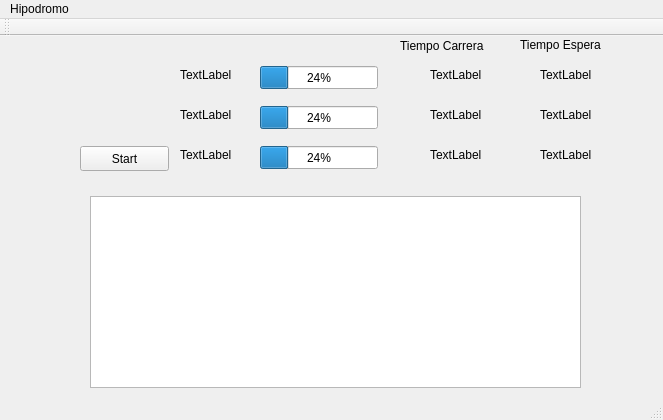
<?xml version="1.0" encoding="UTF-8"?>
<ui version="4.0">
 <class>MainWindow</class>
 <widget class="QMainWindow" name="MainWindow">
  <property name="geometry">
   <rect>
    <x>0</x>
    <y>0</y>
    <width>663</width>
    <height>420</height>
   </rect>
  </property>
  <property name="windowTitle">
   <string>MainWindow</string>
  </property>
  <widget class="QWidget" name="centralWidget">
   <widget class="QProgressBar" name="recorrido2">
    <property name="geometry">
     <rect>
      <x>260</x>
      <y>70</y>
      <width>118</width>
      <height>23</height>
     </rect>
    </property>
    <property name="value">
     <number>24</number>
    </property>
   </widget>
   <widget class="QLabel" name="label_4">
    <property name="geometry">
     <rect>
      <x>400</x>
      <y>0</y>
      <width>111</width>
      <height>20</height>
     </rect>
    </property>
    <property name="text">
     <string>Tiempo Carrera</string>
    </property>
   </widget>
   <widget class="QLabel" name="nombre3">
    <property name="geometry">
     <rect>
      <x>180</x>
      <y>110</y>
      <width>67</width>
      <height>17</height>
     </rect>
    </property>
    <property name="text">
     <string>TextLabel</string>
    </property>
   </widget>
   <widget class="QListWidget" name="listWidget">
    <property name="geometry">
     <rect>
      <x>90</x>
      <y>160</y>
      <width>491</width>
      <height>192</height>
     </rect>
    </property>
   </widget>
   <widget class="QLabel" name="TC2">
    <property name="geometry">
     <rect>
      <x>430</x>
      <y>70</y>
      <width>67</width>
      <height>17</height>
     </rect>
    </property>
    <property name="text">
     <string>TextLabel</string>
    </property>
   </widget>
   <widget class="QLabel" name="nombre1">
    <property name="geometry">
     <rect>
      <x>180</x>
      <y>30</y>
      <width>67</width>
      <height>17</height>
     </rect>
    </property>
    <property name="text">
     <string>TextLabel</string>
    </property>
   </widget>
   <widget class="QLabel" name="TD3">
    <property name="geometry">
     <rect>
      <x>540</x>
      <y>110</y>
      <width>67</width>
      <height>17</height>
     </rect>
    </property>
    <property name="text">
     <string>TextLabel</string>
    </property>
   </widget>
   <widget class="QProgressBar" name="recorrido1">
    <property name="geometry">
     <rect>
      <x>260</x>
      <y>30</y>
      <width>118</width>
      <height>23</height>
     </rect>
    </property>
    <property name="value">
     <number>24</number>
    </property>
   </widget>
   <widget class="QPushButton" name="pushButton">
    <property name="geometry">
     <rect>
      <x>80</x>
      <y>110</y>
      <width>89</width>
      <height>25</height>
     </rect>
    </property>
    <property name="text">
     <string>Start</string>
    </property>
   </widget>
   <widget class="QLabel" name="label_5">
    <property name="geometry">
     <rect>
      <x>520</x>
      <y>0</y>
      <width>101</width>
      <height>17</height>
     </rect>
    </property>
    <property name="text">
     <string>Tiempo Espera</string>
    </property>
   </widget>
   <widget class="QLabel" name="nombre2">
    <property name="geometry">
     <rect>
      <x>180</x>
      <y>70</y>
      <width>67</width>
      <height>17</height>
     </rect>
    </property>
    <property name="text">
     <string>TextLabel</string>
    </property>
   </widget>
   <widget class="QLabel" name="TD2">
    <property name="geometry">
     <rect>
      <x>540</x>
      <y>70</y>
      <width>67</width>
      <height>17</height>
     </rect>
    </property>
    <property name="text">
     <string>TextLabel</string>
    </property>
   </widget>
   <widget class="QLabel" name="TD1">
    <property name="geometry">
     <rect>
      <x>540</x>
      <y>30</y>
      <width>67</width>
      <height>17</height>
     </rect>
    </property>
    <property name="text">
     <string>TextLabel</string>
    </property>
   </widget>
   <widget class="QLabel" name="TC1">
    <property name="geometry">
     <rect>
      <x>430</x>
      <y>30</y>
      <width>67</width>
      <height>17</height>
     </rect>
    </property>
    <property name="text">
     <string>TextLabel</string>
    </property>
   </widget>
   <widget class="QLabel" name="TC3">
    <property name="geometry">
     <rect>
      <x>430</x>
      <y>110</y>
      <width>67</width>
      <height>17</height>
     </rect>
    </property>
    <property name="text">
     <string>TextLabel</string>
    </property>
   </widget>
   <widget class="QProgressBar" name="recorrido3">
    <property name="geometry">
     <rect>
      <x>260</x>
      <y>110</y>
      <width>118</width>
      <height>23</height>
     </rect>
    </property>
    <property name="value">
     <number>24</number>
    </property>
   </widget>
  </widget>
  <widget class="QMenuBar" name="menuBar">
   <property name="geometry">
    <rect>
     <x>0</x>
     <y>0</y>
     <width>663</width>
     <height>22</height>
    </rect>
   </property>
   <widget class="QMenu" name="menuHipodromo">
    <property name="title">
     <string>Hipodromo</string>
    </property>
   </widget>
   <addaction name="menuHipodromo"/>
  </widget>
  <widget class="QToolBar" name="mainToolBar">
   <attribute name="toolBarArea">
    <enum>TopToolBarArea</enum>
   </attribute>
   <attribute name="toolBarBreak">
    <bool>false</bool>
   </attribute>
  </widget>
  <widget class="QStatusBar" name="statusBar"/>
 </widget>
 <layoutdefault spacing="6" margin="11"/>
 <resources/>
 <connections/>
</ui>
